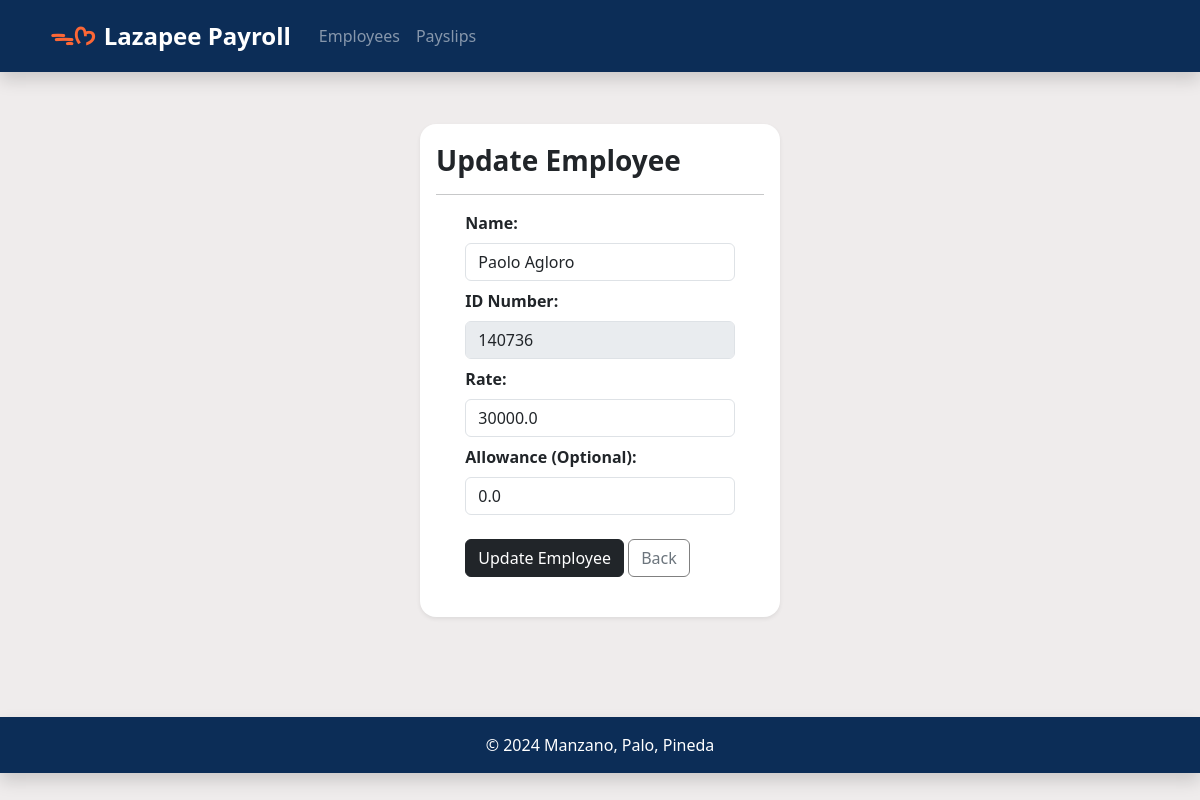
The page /update_employee/9/ on the database as committed earlier.
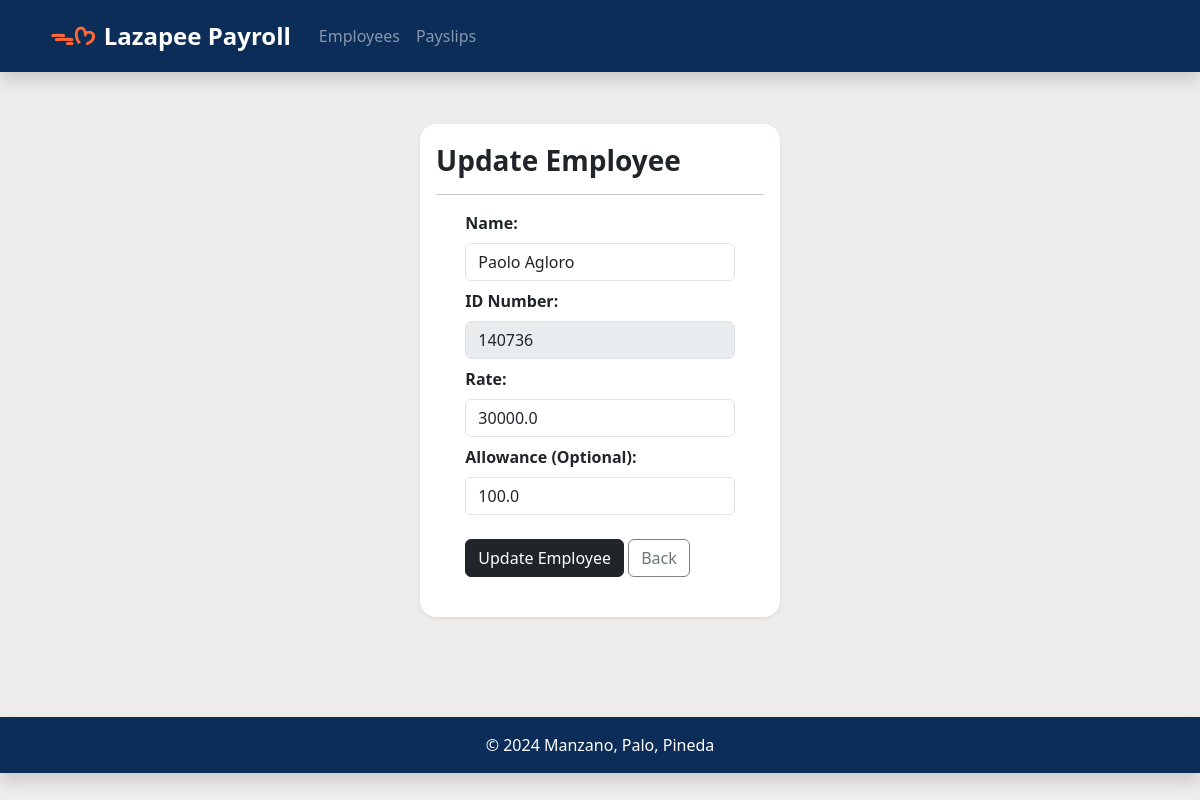
The same page on the database as committed later.
### payroll_app/models.py (models this page shows, shortened)
class Employee(models.Model):
    name = models.CharField(max_length=100)
    id_number = models.CharField(max_length=20, unique=True)
    rate = models.FloatField()
    allowance = models.FloatField(null=True, blank=True)
    overtime_pay = models.FloatField(null=True, blank=True)

### payroll_app/views.py (the view, shortened to what this page needs)
# urls.py: path('update_employee/<int:pk>/', views.update_employee, name='update_employee'),
def update_employee(request, pk):
    employee = get_object_or_404(Employee, pk=pk)
    return render(request, 'payroll_app/update_employee.html', {'employee':employee} )

### payroll_app/templates/payroll_app/update_employee.html (shortened to what this page needs)
{% extends 'payroll_app/base.html' %}
{% load static %}
{% block content %}
<div class="container my-1" style="width:40%; ">
    <div class="rounded-4 pt-1 p-3 shadow-sm bg-white bg-gradient" >
        <h3 class="text-left mt-3" style="font-weight: bold;">Update Employee</h3> <hr class="mb-3">
        <div class="row justify-content-center">
            <div class="col-md-10">
                <form method="POST" action="{% url 'update_employee' employee.pk %}">{% csrf_token %}
                    <div class="form-group">
                        <label for="name" class="form-label" style="font-weight: bold;">Name:</label>
                        <input type="text" class="form-control mb-2" id="name" name="name" value="{{ employee.name }}" required=True>
                        <label for="id" class="form-label" style="font-weight: bold;">ID Number:</label>
                        <input type="number" class="form-control mb-2" id="id" name="id" value="{{ employee.id_number }}" required =True disabled>
                        <label for="rate" class="form-label" style="font-weight: bold;">Rate:</label>
                        <input type="number" class="form-control mb-2" id="rate" name="rate" value="{{ employee.rate }}" min="0" required=True>
                        <label for="allowance" class="form-label" style="font-weight: bold;">Allowance (Optional):</label>
                        <input type="number" class="form-control" id="allowance" name="allowance" min="0" value="{{ employee.allowance }}">
                    </div>
                    <br>
                    <button type="submit" class="btn btn-dark">Update Employee</button>
                    <a href="{% url 'home' %}"class="btn btn-outline-secondary" style="border-color: gray"> Back</a>
                </form>
                <br>
            </div>
        </div>
    </div>
</div> <br><br>
{% endblock %}

Rows that differ between the two databases and show on the page:
changed Employee "Paolo Agloro": allowance "0.0" → "100.0"
